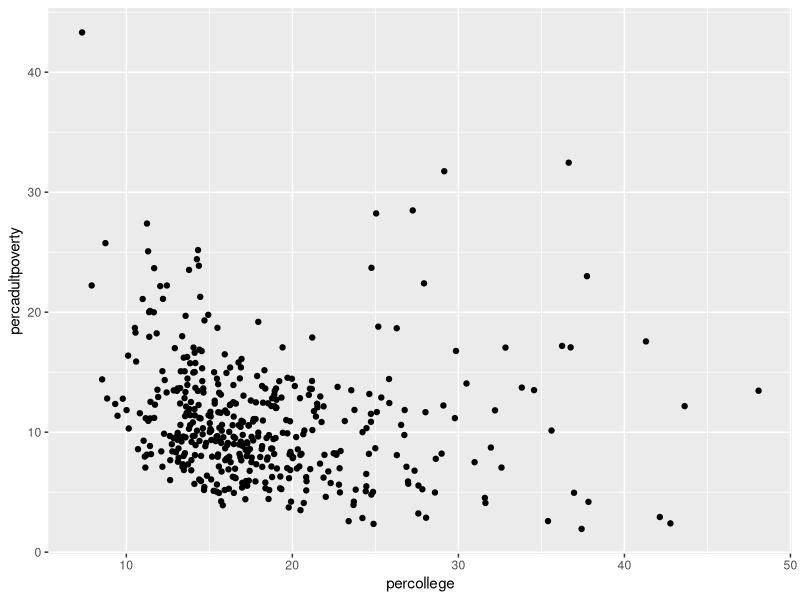
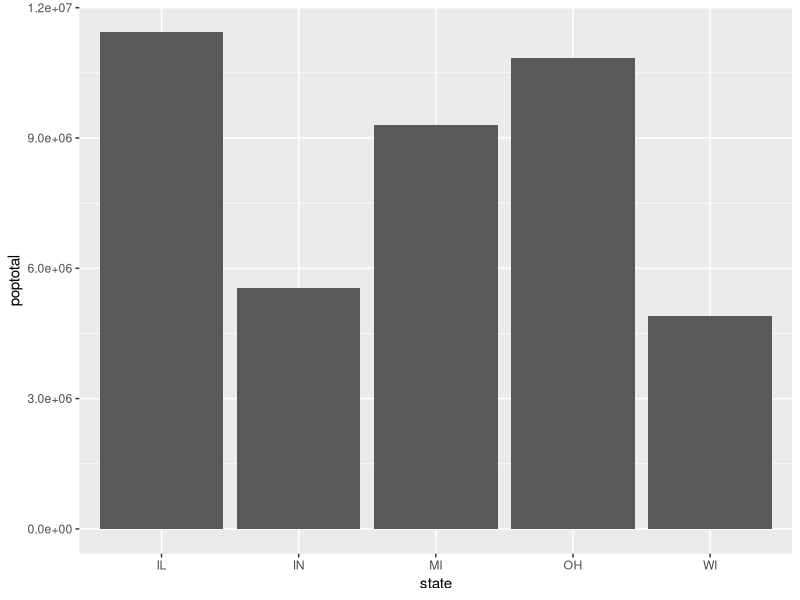
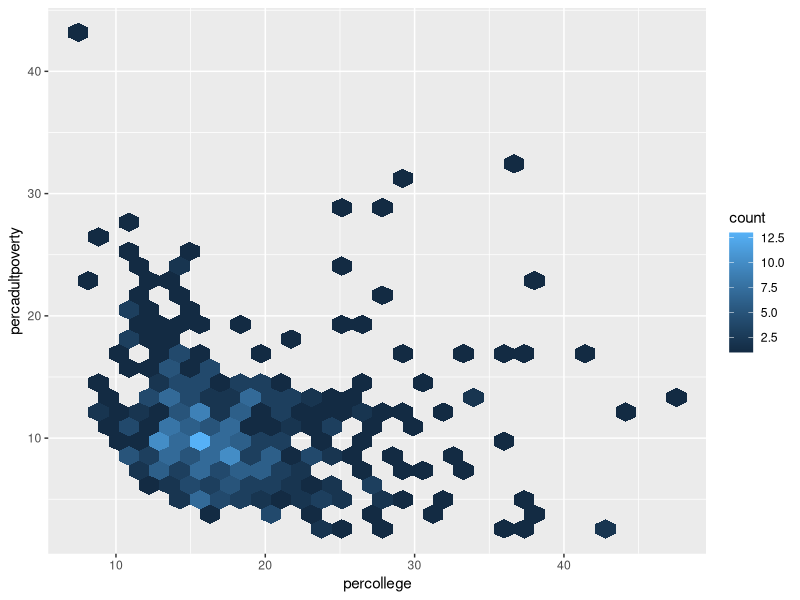
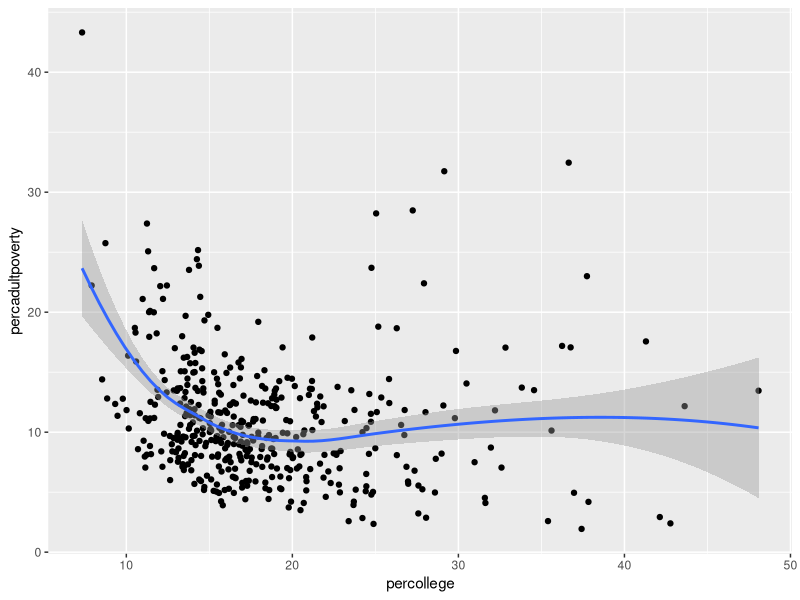
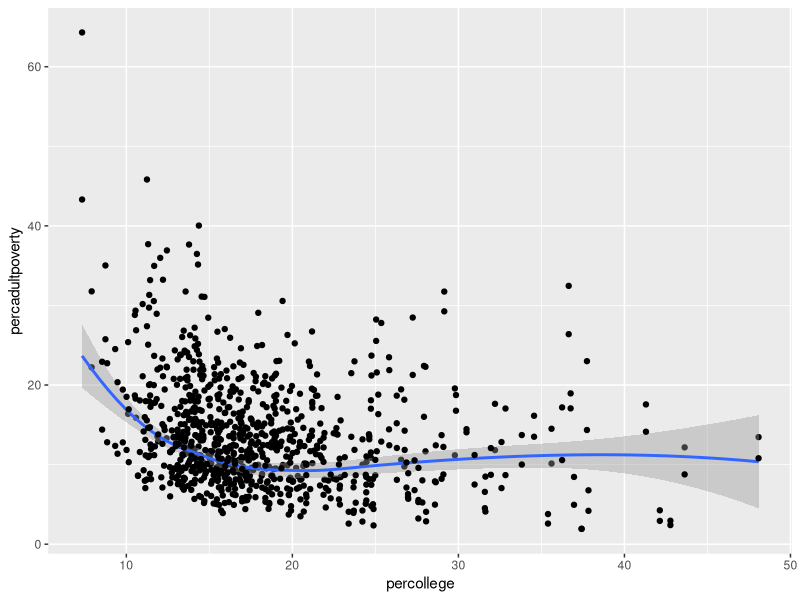
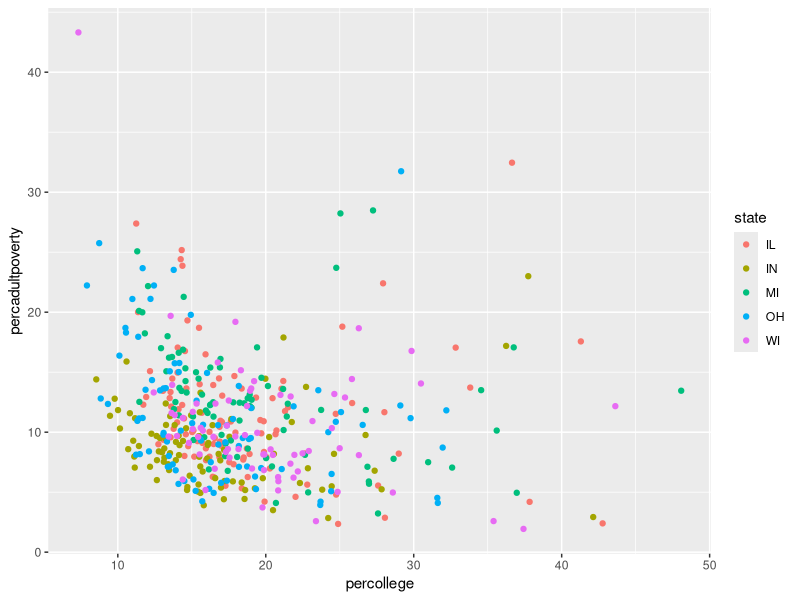
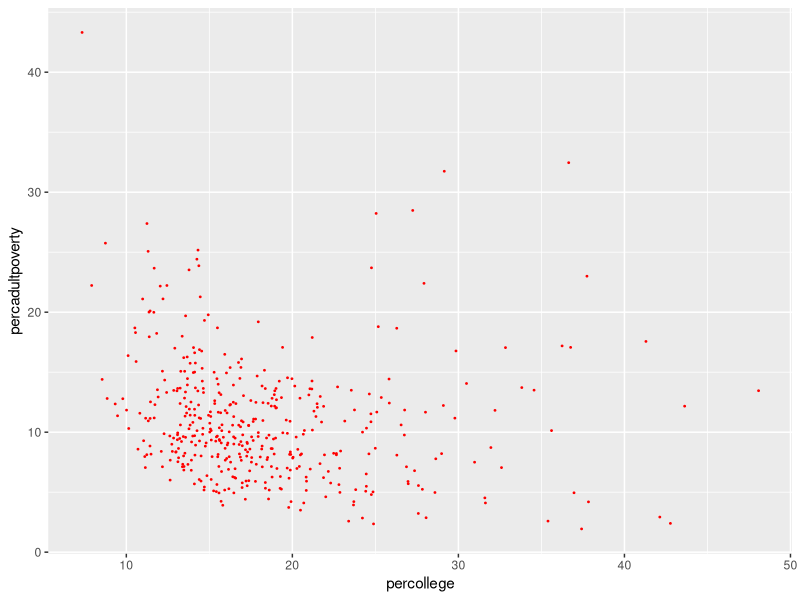
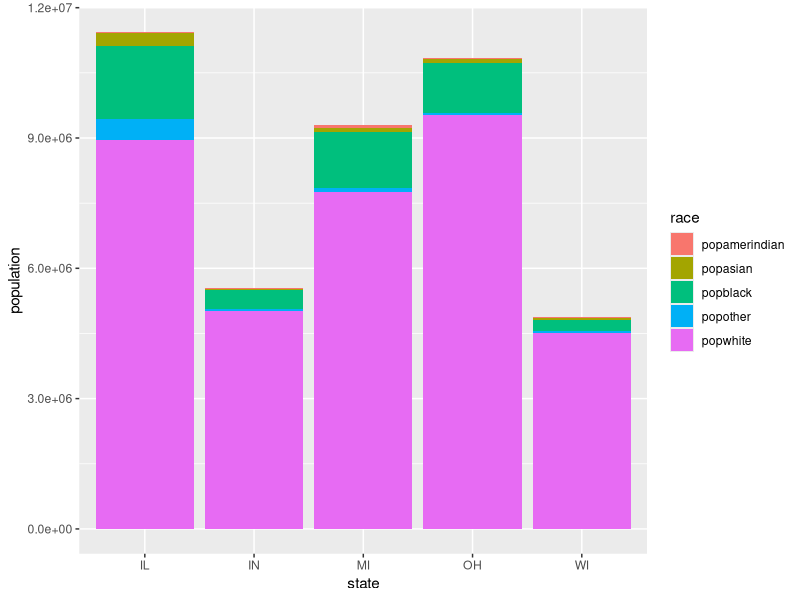

Generate these figures, in order, with R:
########## ggplot2 ##########

install.packages("ggplot2")
library("ggplot2")

install.packages("hexbin")
library("hexbin")

library("dplyr")

library("tidyr")

library("ggrepel")

####### plotting midwest built-in data set within ggplot2 #####
View(midwest)

ggplot(midwest) +  # this will plot a blank canvas, the layers on canvas are added with "+"
  geom_point(mapping = aes( # there are a list of geom_functions that can be called by geom_"some function", here geom_point present each data point with a dot
    x = percollege, y = percadultpoverty # aes define x and y axis, if the labels are strings you can use aes_string() instead
  ))

ggplot(midwest) +
  geom_col(mapping = aes(x = state, y = poptotal))

ggplot(data = midwest) +
  geom_hex(mapping = aes(x = percollege, y = percadultpoverty)) # error: Package `hexbin` required for `stat_binhex`, so installed package above

ggplot(data = midwest) +
  geom_point(mapping = aes(x = percollege, y = percadultpoverty)) +
  geom_smooth(mapping = aes(x = percollege, y = percadultpoverty))

#### if we have two or more geom_functions that share the same mapping we can use below
ggplot(data = midwest, mapping = aes(x = percollege, y = percadultpoverty)) +
  geom_point() +
  geom_smooth() +
  geom_point(mapping = aes(y = percchildbelowpovert)) # this geometry uses x from ggploy but uses this y instead hoever the y-axis label is still the original ggploy y-axis name
          
# use aesthetic mapping for coloring some data
ggplot(data = midwest) +
  geom_point(
    mapping = aes(x = percollege, y = percadultpoverty, color = state) # this will dedicate a color for each state name in column "state"
  )

ggplot(data = midwest) +
  geom_point(mapping = aes(x = percollege, y = percadultpoverty), color = "red", size = 0.3) # this will color each data point red with a size of 0.3

# using dplyr and tidyr commands to wrangle data and prepare the data order required for a specific ggplotting
state_race_long <- midwest %>%
  select(state, popwhite, popblack, popamerindian, popasian, popother) %>%
  gather(key = race, value = population, -state)
View(state_race_long)
# create stacked bar chart
ggplot(state_race_long) +
  geom_col(mapping = aes(x = state, y =population, fill = race)) # fill will collor inside the bar whereas color only color the data point

# the above plot overlap the population for all races in each state but in order to avoid overlap we can use filling to 100% by using position = "fill"
ggplot(state_race_long) +
  geom_col(mapping = aes(x = state, y = population, fill = race), position = "fill")

# comparitively you can seperate the population for each reace in each state seperately besides each other by using position = 
"dodge"
ggplot(state_race_long) +
  geom_col(mapping = aes(x = state, y = population, fill = race), position = "dodge")

# use a specific scale and limit for plots; make two plots with same coloring and scale for an easier comparison
labeled <- midwest %>%
  mutate(location = if_else(inmetro == 0, "Rural", "Urban")) # if inmtero is equal to zero put it as "Rural" in the location new column otherwise put as "Urban"
View(labeled)

wisconsin_data <- labeled %>% filter(state == "WI")
View(wisconsin_data)

michigan_data <- labeled %>% filter(state == "MI")
View(michigan_data)

x_scale <- scale_x_continuous(limits = range(labeled$percollege))
y_scale <- scale_y_continuous(limits = range(labeled$percadultpoverty))
color_scale <- scale_color_discrete(limits = unique(labeled$location)) # define discrete color for a unique set of urban/rural in location column

ggplot(wisconsin_data) +
  geom_point(mapping = aes(x = percollege, y = percadultpoverty, color = location)) +
  x_scale +
  y_scale +
  color_scale

ggplot(michigan_data) +
  geom_point(mapping = aes(x = percollege, y = percadultpoverty, color = location)) +
  x_scale +
  y_scale +
  color_scale

# use ColorBrewer palettes for coloring in your plot
ggplot(midwest) +
  geom_point(
    mapping = aes(x = percollege, y = percadultpoverty, color = state)
  ) +
  scale_color_brewer(palette =  "Set3")  # use Set3 color palette

# create horizontal bar chart
top_10 <- midwest %>%
  top_n(10, wt = poptotal) %>% # use top_n to filter top 10 populous county in poptotal column
  unite(county_state, county, state, sep = ",") %>% # use unite to combine two columns
  arrange(poptotal)%>% # sort data by population
  mutate(location = factor(county_state, county_state)) # to define factor based on cathegory variable of county_state

ggplot(top_10) +
  geom_col(mapping = aes(x = location, y = poptotal)) + # instead of changiing x and y we will use coord_flip to filp x and y-axis
  coord_flip()

View(top_10)

# create facet based on state column as the categorical variable
labeled <- midwest %>%
  mutate(location = if_else(inmetro == 0, "Rural", "Urban"))

ggplot(labeled) +
  geom_point(mapping = aes(x = percollege, y = percadultpoverty, color = location), alpha = 0.6) +
  facet_wrap(~state) # ~"column name" means use this column to make facets based on it
  
# labels and annotations
ggplot(labeled) +
  geom_point(mapping = aes(x = percollege, y = percadultpoverty, color = location), alpha = 0.6) +
  labs(   # to add title and x, and y-axis labels
    title = "Percent College Educated versus Poverty Rates",
    x = "Percentage of collge Educated Adults",
    y = "Percentage of Adults Living in Poverty",
    color = "Urbanity" #rename the legend title from column name "location" to "Urbanity"
    )

most_poverty <- midwest %>%
  group_by(state) %>%
  top_n(1, wt = percadultpoverty) %>%  # select the highest poverty county in each state
  unite(county_state, county, state, sep = ", ")
View(most_poverty)

subtitle <- "(the county with the highest level of poverty in each state is labeled"  # adding subtitle to thr plot title

ggplot(data = labeled, mapping = aes(x = percollege, y = percadultpoverty))  +
  geom_point(mapping = aes(color = location), alpha = 0.6) +
  geom_label_repel(
    data = most_poverty,
    mapping = aes(label = county_state),
    alpha = 0.8
  ) +
  scale_x_continuous(limits = c(0, 55)) +
  labs(
    title = "Percentage of College Educated Adults versus Poverty Rates",
    subtitle = subtitle,  # defined above
    x = "Percentage of College Educated Adults",
    y = "Percentage of Adults Living in Poverty",
    color = "Urbanity"
  )
  
####### help commands
? midwest
? gather
? factor



